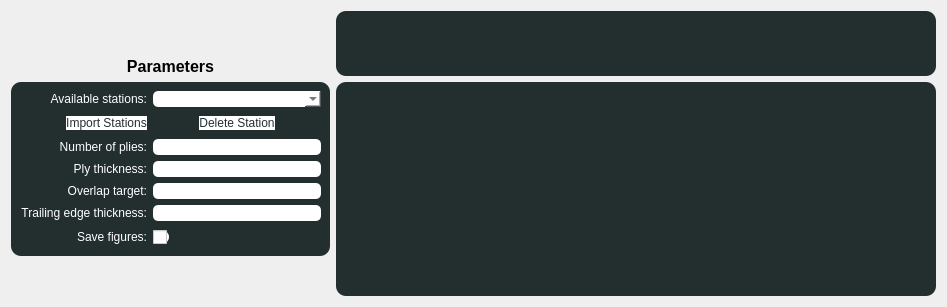
              <widget class="QWidget" name="skin_page">
               <layout class="QGridLayout" name="gridLayout_10">
                <item row="3" column="0">
                 <spacer name="verticalSpacer_7">
                  <property name="orientation">
                   <enum>Qt::Orientation::Vertical</enum>
                  </property>
                  <property name="sizeHint" stdset="0">
                   <size>
                    <width>20</width>
                    <height>40</height>
                   </size>
                  </property>
                 </spacer>
                </item>
                <item row="1" column="0">
                 <widget class="QLabel" name="label_29">
                  <property name="font">
                   <font>
                    <pointsize>12</pointsize>
                    <bold>true</bold>
                   </font>
                  </property>
                  <property name="text">
                   <string>Parameters</string>
                  </property>
                  <property name="alignment">
                   <set>Qt::AlignmentFlag::AlignCenter</set>
                  </property>
                 </widget>
                </item>
                <item row="2" column="0">
                 <widget class="QWidget" name="widget_8" native="true">
                  <property name="styleSheet">
                   <string notr="true">QWidget{
	background-color:rgb(35, 46, 47);
	color:white;
	border-radius:10px;
}

QLineEdit{
	background-color:white;
	color: rgb(35, 46, 47);
	border-radius:5px;
}

QPushButton{
	background-color:white;
	color:rgb(35, 46, 47);
	padding: 0em 1.5em;
	border:none;
}

QPushButton:hover{
	background-color:rgba(255,255,255,0.5);
}

QCheckBox{
	background-color:white;
	border-radius:7px;
}

QComboBox{
	background-color:white;
	color:rgb(35, 46, 47);
	border-radius:5px;
}</string>
                  </property>
                  <layout class="QGridLayout" name="gridLayout_11">
                   <item row="4" column="0" colspan="2">
                    <widget class="QLabel" name="label_33">
                     <property name="text">
                      <string>Overlap target:</string>
                     </property>
                     <property name="alignment">
                      <set>Qt::AlignmentFlag::AlignRight|Qt::AlignmentFlag::AlignTrailing|Qt::AlignmentFlag::AlignVCenter</set>
                     </property>
                    </widget>
                   </item>
                   <item row="4" column="2" colspan="3">
                    <widget class="QLineEdit" name="skin_overlaptarget_input"/>
                   </item>
                   <item row="0" column="0" colspan="2">
                    <widget class="QLabel" name="label_30">
                     <property name="text">
                      <string>Available stations:</string>
                     </property>
                     <property name="alignment">
                      <set>Qt::AlignmentFlag::AlignRight|Qt::AlignmentFlag::AlignTrailing|Qt::AlignmentFlag::AlignVCenter</set>
                     </property>
                    </widget>
                   </item>
                   <item row="1" column="2">
                    <spacer name="horizontalSpacer_24">
                     <property name="orientation">
                      <enum>Qt::Orientation::Horizontal</enum>
                     </property>
                     <property name="sizeHint" stdset="0">
                      <size>
                       <width>40</width>
                       <height>20</height>
                      </size>
                     </property>
                    </spacer>
                   </item>
                   <item row="6" column="0" colspan="2">
                    <widget class="QLabel" name="label_36">
                     <property name="text">
                      <string>Save figures:</string>
                     </property>
                     <property name="alignment">
                      <set>Qt::AlignmentFlag::AlignRight|Qt::AlignmentFlag::AlignTrailing|Qt::AlignmentFlag::AlignVCenter</set>
                     </property>
                    </widget>
                   </item>
                   <item row="5" column="2" colspan="3">
                    <widget class="QLineEdit" name="skin_tethickness_input"/>
                   </item>
                   <item row="2" column="0" colspan="2">
                    <widget class="QLabel" name="label_31">
                     <property name="text">
                      <string>Number of plies:</string>
                     </property>
                     <property name="alignment">
                      <set>Qt::AlignmentFlag::AlignRight|Qt::AlignmentFlag::AlignTrailing|Qt::AlignmentFlag::AlignVCenter</set>
                     </property>
                    </widget>
                   </item>
                   <item row="3" column="0" colspan="2">
                    <widget class="QLabel" name="label_32">
                     <property name="text">
                      <string>Ply thickness:</string>
                     </property>
                     <property name="alignment">
                      <set>Qt::AlignmentFlag::AlignRight|Qt::AlignmentFlag::AlignTrailing|Qt::AlignmentFlag::AlignVCenter</set>
                     </property>
                    </widget>
                   </item>
                   <item row="1" column="0">
                    <spacer name="horizontalSpacer_23">
                     <property name="orientation">
                      <enum>Qt::Orientation::Horizontal</enum>
                     </property>
                     <property name="sizeHint" stdset="0">
                      <size>
                       <width>40</width>
                       <height>20</height>
                      </size>
                     </property>
                    </spacer>
                   </item>
                   <item row="2" column="2" colspan="3">
                    <widget class="QLineEdit" name="skin_nplies_input"/>
                   </item>
                   <item row="3" column="2" colspan="3">
                    <widget class="QLineEdit" name="skin_plythickness_input"/>
                   </item>
                   <item row="5" column="0" colspan="2">
                    <widget class="QLabel" name="label_34">
                     <property name="text">
                      <string>Trailing edge thickness:</string>
                     </property>
                     <property name="alignment">
                      <set>Qt::AlignmentFlag::AlignRight|Qt::AlignmentFlag::AlignTrailing|Qt::AlignmentFlag::AlignVCenter</set>
                     </property>
                    </widget>
                   </item>
                   <item row="1" column="1">
                    <widget class="QPushButton" name="skin_importstation_button">
                     <property name="text">
                      <string>Import Stations</string>
                     </property>
                    </widget>
                   </item>
                   <item row="1" column="3">
                    <widget class="QPushButton" name="skin_delstation_button">
                     <property name="text">
                      <string>Delete Station</string>
                     </property>
                    </widget>
                   </item>
                   <item row="1" column="4">
                    <spacer name="horizontalSpacer_25">
                     <property name="orientation">
                      <enum>Qt::Orientation::Horizontal</enum>
                     </property>
                     <property name="sizeHint" stdset="0">
                      <size>
                       <width>40</width>
                       <height>20</height>
                      </size>
                     </property>
                    </spacer>
                   </item>
                   <item row="0" column="2" colspan="3">
                    <widget class="QComboBox" name="skin_liststations"/>
                   </item>
                   <item row="6" column="2">
                    <widget class="QCheckBox" name="skin_savefig_input">
                     <property name="sizePolicy">
                      <sizepolicy hsizetype="Maximum" vsizetype="Fixed">
                       <horstretch>0</horstretch>
                       <verstretch>0</verstretch>
                      </sizepolicy>
                     </property>
                     <property name="minimumSize">
                      <size>
                       <width>0</width>
                       <height>0</height>
                      </size>
                     </property>
                     <property name="maximumSize">
                      <size>
                       <width>16</width>
                       <height>16777215</height>
                      </size>
                     </property>
                     <property name="text">
                      <string/>
                     </property>
                    </widget>
                   </item>
                   <item row="6" column="3" colspan="2">
                    <spacer name="horizontalSpacer_22">
                     <property name="orientation">
                      <enum>Qt::Orientation::Horizontal</enum>
                     </property>
                     <property name="sizeHint" stdset="0">
                      <size>
                       <width>40</width>
                       <height>20</height>
                      </size>
                     </property>
                    </spacer>
                   </item>
                  </layout>
                 </widget>
                </item>
                <item row="0" column="0">
                 <spacer name="verticalSpacer_8">
                  <property name="orientation">
                   <enum>Qt::Orientation::Vertical</enum>
                  </property>
                  <property name="sizeHint" stdset="0">
                   <size>
                    <width>20</width>
                    <height>40</height>
                   </size>
                  </property>
                 </spacer>
                </item>
                <item row="0" column="1" rowspan="2">
                 <widget class="QWidget" name="skin_zoomedgraph_widget" native="true">
                  <property name="minimumSize">
                   <size>
                    <width>600</width>
                    <height>0</height>
                   </size>
                  </property>
                  <property name="styleSheet">
                   <string notr="true">QWidget{
	background-color:rgb(35, 46, 47);
	border-radius:10px;
}</string>
                  </property>
                 </widget>
                </item>
                <item row="2" column="1" rowspan="2">
                 <widget class="QWidget" name="skin_maingraph_widget" native="true">
                  <property name="minimumSize">
                   <size>
                    <width>600</width>
                    <height>0</height>
                   </size>
                  </property>
                  <property name="styleSheet">
                   <string notr="true">QWidget{
	background-color:rgb(35, 46, 47);
	border-radius:10px;
}</string>
                  </property>
                 </widget>
                </item>
               </layout>
              </widget>
